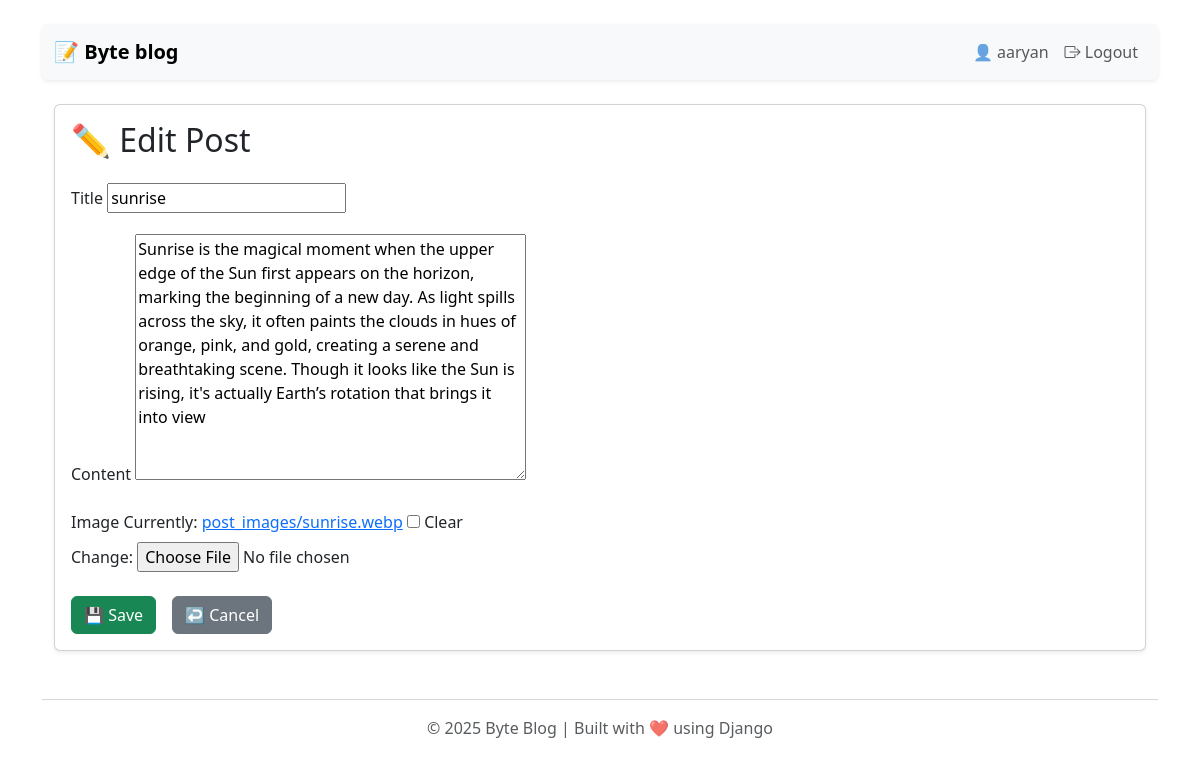
The app's page /post/22/edit/ (signed in) with its own data.
### blog/models.py (models this page shows, shortened)
class Post(models.Model):
    title=models.CharField(max_length=200)
    image = models.ImageField(upload_to='post_images/', blank=True, null=True)
    content=models.TextField()
    date_created=models.DateTimeField(auto_now_add=True)
    author = models.ForeignKey(User, on_delete=models.CASCADE ,default=1)

### blog/views.py (the view)
# urls.py: path('post/<int:post_id>/edit/',views.post_edit,name='post_edit'),
@login_required
def post_edit(request, post_id):
    post = get_object_or_404(Post, id=post_id)
    if request.method == "POST":
        form = postform(request.POST, request.FILES, instance=post)
        if form.is_valid():
            post = form.save()
            return redirect('post_detail', post_id=post.id)
    else:
        form = postform(instance=post)
    return render(request, 'blog/post_edit.html', {'form': form})

### blog/forms.py
class postform(forms.ModelForm):
    class Meta:
        model=Post
        fields=['title','content','image']

### templates/blog/post_edit.html (shortened to what this page needs)
{% extends 'blog/base.html' %}
{% block content %}
<div class="container mt-4">
  <div class="card shadow-sm">
    <div class="card-body">
      <h2 class="card-title mb-4">
        {{ form.instance.pk|yesno:"✏️ Edit Post,🆕 New Post" }}
      </h2>
      <form method="POST" enctype="multipart/form-data" novalidate>
        {% for field in form %}
          <div class="mb-3">
            <label for="{{ field.id_for_label }}" class="form-label">
              {{ field.label }}
            </label>
            {{ field }}
          </div>
        {% endfor %}
        <div class="d-flex gap-3 mt-4">
          <button type="submit" class="btn btn-success">
            💾 Save
          </button>
          <a href="{% url 'home' %}" class="btn btn-secondary">↩️ Cancel</a>
        </div>
      </form>
    </div>
  </div>
</div>
{% endblock %}

### templates/blog/base.html (shortened to what this page needs)
{% load static %}
<!DOCTYPE html>
<html lang="en">
<head>
    <link href="https://cdn.jsdelivr.net/npm/bootstrap@5.3.3/dist/css/bootstrap.min.css" rel="stylesheet">
    <link href="https://cdn.jsdelivr.net/npm/bootstrap-icons@1.10.5/font/bootstrap-icons.css" rel="stylesheet">
</head>
<body class="container py-4">
<nav class="navbar navbar-expand-lg navbar-light bg-light shadow-sm rounded mb-4">
  <div class="container">
    <a class="navbar-brand fw-bold" href="/">📝 Byte blog</a>
    <div class="collapse navbar-collapse justify-content-end" id="navbarContent">
      <ul class="navbar-nav">
        {% if user.is_authenticated %}
          <li class="nav-item">
            <span class="nav-link">👤 {{ user.username }}</span>
          </li>
          <li class="nav-item">
            <a class="nav-link" href="{% url 'logout' %}"><i class="bi bi-box-arrow-right"></i> Logout</a>
          </li>
        {% else %}
          <li class="nav-item">
            <a class="nav-link" href="{% url 'login' %}"><i class="bi bi-box-arrow-in-right"></i> Login</a>
          </li>
        {% endif %}
      </ul>
    </div>
  </div>
</nav>
{% block content %}{% endblock %}
<footer class="text-center mt-5 text-muted">
  <hr>
  <p>© 2025 Byte Blog | Built with ❤️ using Django</p>
</footer>
</body>
</html>

### templates/blog/base.html (style rules this page uses)
body { transition: background-color 0.3s, color 0.3s; }

### records on screen
Post: instance.pk "✏️ Edit Post", form "sunrise" "Sunrise is the magical moment when the upper edge of the Sun first appears on the horizon, marking the beginning of a new day. As light spills across the sky, it often paints the clouds in hues of orange, pink, and gold, creating a serene and breathtaking scene. Though it looks like the Sun is rising, it's actually Earth’s rotation that brings it into view"

### other values on screen
{{ user.username }} "aaryan"
{{ field.label }} "Title" "Content" "Image"
